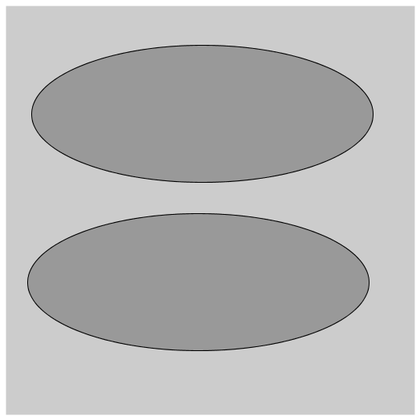
%> input picture Examples/ImageA.png, 420 x 420 px, shrunk from 524 x 524 before the run
$ octave meshA.m   (GNU Octave 9; MATLAB toolbox functions it lacks are replaced by stand-ins)
%> lines starting %> are read from the running program, lines starting %| are printed output that depends on the picture; in (x1, y1, x2, y2) boxes, pixels count from 0 and x2, y2 are one past the last pixel; in counts of white or black regions, pixels touching at a corner belong together; the program's own positions count from 1
### mesh_cell.m
function mesh_cell(image,fname,r,a,b,option,no_cells_x,no_cells_y)
%> called with image = 'ImageA.png', fname = 'MeshAB.geo', r = 0.1, a = 1, b = 1, option = 'AB', no_cells_x = 1, no_cells_y = 1
% -------------------------------------------------------------------------
% image_based_meshing.m
%
% Written by Dr Elliot Carr (2013-2014)
% Ecole Centrale Paris and Queensland University of Technology
%
% This code is part of TwoScalRich.
%
% This MATLAB file generates gmsh .geo using an image of the micro-cell.
%
% -------------------------------------------------------------------------

% Convert to a binary image
I = imread(image); BW = im2bw(I,graythresh(I));
%> in mesh_cell, I is the input picture: size 420x420x3 uint8; min 22, max 255, mean 184
%> after `BW = im2bw(I,graythresh(I))`:
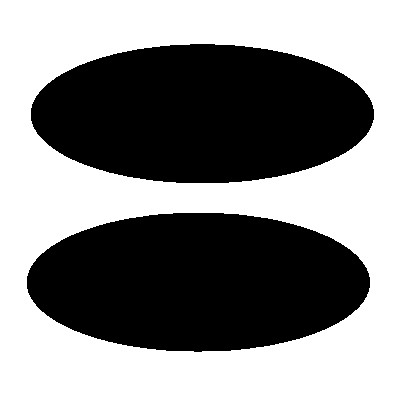
%> BW: size 420x420 logical; 57.5% white; 2 black regions, box (x1, y1, x2, y2) and area: (31, 44, 374, 183) 37492, (27, 213, 370, 352) 37482

% Identify the coordinates of the boundary pixels of the inclusions
B = bwboundaries(BW); [m,n] = size(BW);
%> after `B = bwboundaries(BW)`: B = 3 boundaries; box (x1, y1, x2, y2) and points: (0, 0, 420, 420) 1677, (27, 213, 370, 352) 741, (31, 44, 374, 183) 739
%> after `[m,n] = size(BW)`: m = 420; n = 420
p = length(B)-1;
%> p = 2
x = cell(p,1);
%> x = {[], []}
y = x;
%> y = {[], []}
for k = 1:p,
    x{k} = a*(B{k+1}(:,2))/m;
    y{k} = b*(n-B{k+1}(:,1))/n;
end
%> this loop made 2 passes
%> after the loop, x = 2 items; y = 2 items

%--------------------------------------------------------------------------
% Generate gmsh .geo file
fid = fopen(fname, 'w');
fprintf(fid,'r = %g;\n', r);
fprintf(fid,'a = %g;\n', a);
fprintf(fid,'b = %g;\n', b);
fprintf(fid,'Point(1) = {0,0,0,r};\n');
fprintf(fid,'Point(2) = {a,0,0,r};\n');
fprintf(fid,'Point(3) = {a,b,0,r};\n');
fprintf(fid,'Point(4) = {0,b,0,r};\n');
fprintf(fid,'Line(1)  = {1,2};\n');
fprintf(fid,'Line(2)  = {2,3};\n');
fprintf(fid,'Line(3)  = {3,4};\n');
fprintf(fid,'Line(4)  = {4,1};\n');

pts = 4;
for k = 1:p
    spt = pts+1;
    for i = 1:length(x{k})
        pts=pts+1;
        fprintf(fid,'Point(%i) = {%g,%g,0,r};\n',pts,x{k}(i),y{k}(i));
    end
    ept = pts;
    fprintf(fid,'BSpline(%i) = {',k+4);
    for i = ept:-1:spt
        fprintf(fid,'%i, ',i);
    end
    fprintf(fid,'%i};\n',ept);
end
%> this loop made 2 passes
%> (spt, ept) on passes 1 to 2: (5, 745), (746, 1484)
%> after the loop, pts = 1484
fprintf(fid,'Line Loop(1) = {1,2,3,4};\n');

% Sub-domain B (inclusions)
for k = 1:p
    fprintf(fid,'Line Loop(%i) = {%i};\n',k+1,k+4);
end
for k = 1:p
    fprintf(fid,'Plane Surface(%i) = {%i};\n',k+1,k+1);
end

% Sub-domain A (connnected)
if strcmp(option,'AB') || strcmp(option,'A')
    fprintf(fid,'Plane Surface(1) = {1');
    for k = 1:p
        fprintf(fid,', %i', k+1);
    end
    fprintf(fid,'};\n');
end

% Interface edges between two sub-domains
fprintf(fid,'Physical Line(99) = {5');
for k = 2:p
    fprintf(fid,', %i', k+4);
end
%> this loop made 1 pass
fprintf(fid,'};\n');

% Build periodic array of cells
k = 1;
fprintf(fid,'Physical Surface(1) = {1');
for i = 0:no_cells_x-1
    for j = 1:no_cells_y-1
        fprintf(fid,',Translate {%g, %g, 0}  { Duplicata{ Surface{%i}; } }',...
            i*a,j*b,k);
    end
end
for i = 1:no_cells_x-1
    for j = 0
        fprintf(fid,',Translate {%g, %g, 0}  { Duplicata{ Surface{%i}; } }',...
            i*a,j*b,k);
    end
end
fprintf(fid,'};\n');
if strcmp(option,'AB') || strcmp(option,'B')
    fprintf(fid,'Physical Surface(2) = {2');
    for k = 2:p,
        fprintf(fid,', %i', k+1);
    end
    for k = 2:p+1
        for i = 0:no_cells_x-1
            for j = 1:no_cells_y-1
                fprintf(fid,[',Translate {%g, %g, 0}',...
                    '  { Duplicata{ Surface{%i}; } }'],i*a,j*b,k);
            end
        end
        for i = 1:no_cells_x-1
            for j = 0
                fprintf(fid,',Translate {%g, %g, 0}',...
                    '  { Duplicata{ Surface{%i}; } }',i*a,j*b,k);
            end
        end
    end
    fprintf(fid,'};\n');
end
fclose(fid);

### Examples/meshA.m
commandwindow
clc
close all
clear all

% To use mesh_cell.m
addpath('..')

image  = 'ImageA.png';  % Micro-cell
r      = 0.1;           % Mesh refinement parameter
width  = 1;             % Width of micro-cell
height = 1;             % Height of micro-cell
domain = 'AB';          % Domain
fname  = 'MeshAB.geo';  % File name of gmsh .geo file
ncells = 1;
mcells = 1;
mesh_cell(image,fname,r,width,height,domain,ncells,mcells);

domain = 'A';           % Domain
fname  = 'MeshA.geo';   % File name of gmsh .geo file
mesh_cell(image,fname,r,width,height,domain,ncells,mcells);
%> the loop in mesh_cell (call 2), `for k = 1:p,` made 2 passes
%> the loop in mesh_cell (call 2), `for k = 1:p` made 2 passes
%> the loop in mesh_cell (call 2), `for k = 1:p` made 2 passes
%> the loop in mesh_cell (call 2), `for k = 2:p` made 1 pass

domain = 'B';           % Domain
fname  = 'MeshB.geo';   % File name of gmsh .geo file
mesh_cell(image,fname,r,width,height,domain,ncells,mcells);

$ run again, with Examples/Fractures.png copied over Examples/ImageA.png
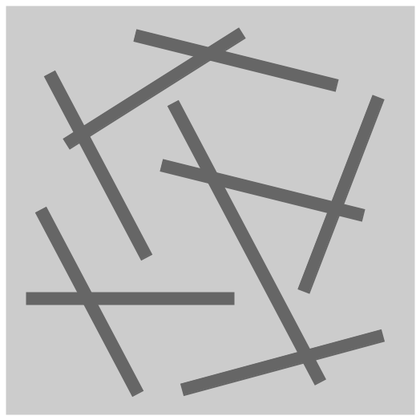
%> input picture Examples/Fractures.png, 420 x 420 px, shrunk from 524 x 524 before the run
%> in mesh_cell, I is the input picture: size 420x420x3 uint8; min 89, max 255, mean 192.6
%> in mesh_cell, `BW = im2bw(I,graythresh(I))`:
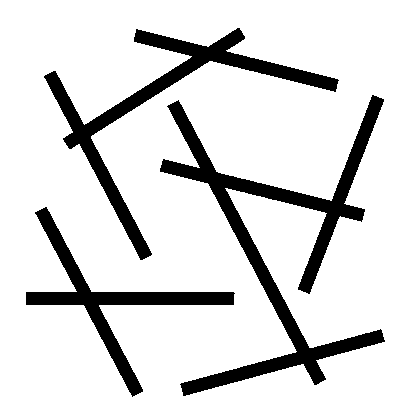
%> BW: size 420x420 logical; 86.1% white; 3 black regions, box (x1, y1, x2, y2) and area: (160, 95, 385, 396) 11581, (44, 28, 339, 260) 7670, (26, 207, 235, 397) 5200
%> B = 4 boundaries; box (x1, y1, x2, y2) and points: (160, 95, 385, 396) 1679, (0, 0, 420, 420) 1677, (44, 28, 339, 260) 1076, (26, 207, 235, 397) 773
%> p = 3
%> in mesh_cell, `x = cell(p,1);`: x = {[], [], []}
%> the loop in mesh_cell, `for k = 1:p,` made 3 passes
%> after the loop in mesh_cell, `for k = 1:p,`: x = 3 items
%> the loop in mesh_cell, `for k = 1:p` made 3 passes
%> (spt, ept) on passes 1 to 3: (5, 777), (778, 1853), (1854, 3532)
%> after the loop in mesh_cell, `for k = 1:p`: pts = 3532
%> the loop in mesh_cell, `for k = 1:p` made 3 passes
%> the loop in mesh_cell, `for k = 2:p` made 2 passes
%> the loop in mesh_cell, `for k = 2:p,` made 2 passes
%> the loop in mesh_cell, `for k = 2:p+1` made 3 passes
%> the loop in mesh_cell (call 2), `for k = 1:p,` made 3 passes
%> the loop in mesh_cell (call 2), `for k = 1:p` made 3 passes
%> the loop in mesh_cell (call 2), `for k = 1:p` made 3 passes
%> the loop in mesh_cell (call 2), `for k = 2:p` made 2 passes
